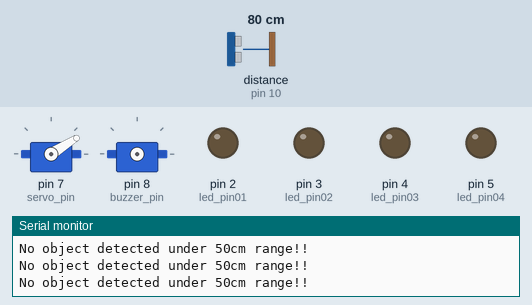
This sketch was run on a simulated Arduino Uno, built with avr-gcc and run on an emulated ATmega328P. Shown: 2 × servo, output pins drawn as LEDs (lit = HIGH), the last lines printed to the serial monitor. Wiring (inferred from the names in the program): ultrasonic range finder: trigger pin 13; echo pin 10; servo: signal pin 8. Inputs (shaded band) come from the test bench; at power-on: distance to the obstacle (sensor on pin 10) 80 cm. The echo pulse lasts 58.3 µs per cm; servo pulses on a pin are drawn as a servo (544–2400 µs = 0–180°); pins used as bus, display or sensor lines are not drawn.

Above: at 1.29 s.
1.3 s: distance to the obstacle (sensor on pin 10) set to 56 cm
4.3 s: distance to the obstacle (sensor on pin 10) set to 46 cm
At 6.81 s:
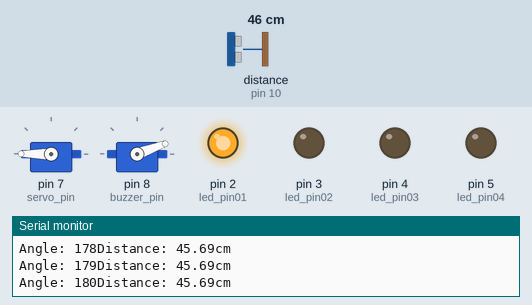
7.3 s: distance to the obstacle (sensor on pin 10) set to 4 cm
At 8.0 s:
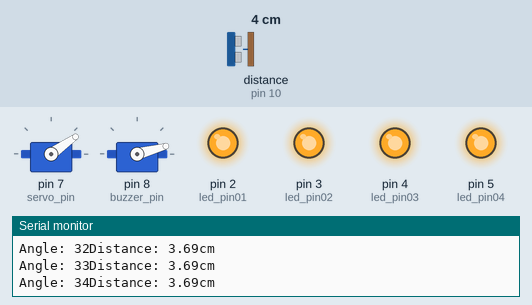
10.3 s: distance to the obstacle (sensor on pin 10) set to 2 cm
At 10.48 s:
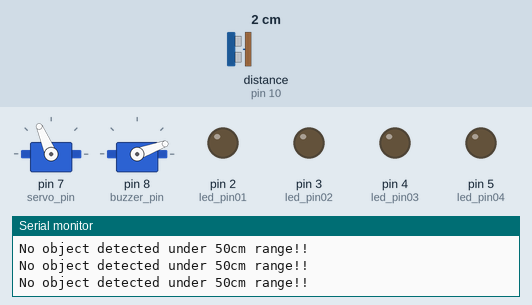
13.3 s: distance to the obstacle (sensor on pin 10) set to 18 cm
At 14.3 s:
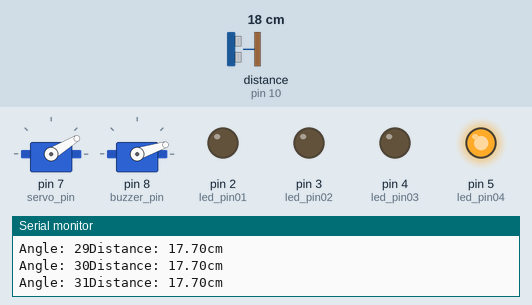
16.3 s: distance to the obstacle (sensor on pin 10) set to 35 cm
At 19.2 s:
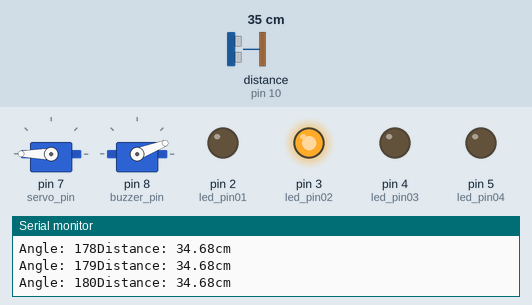
Timing chart, 0 to 22.1 s (numbered marks = the images above; inputs shaded):
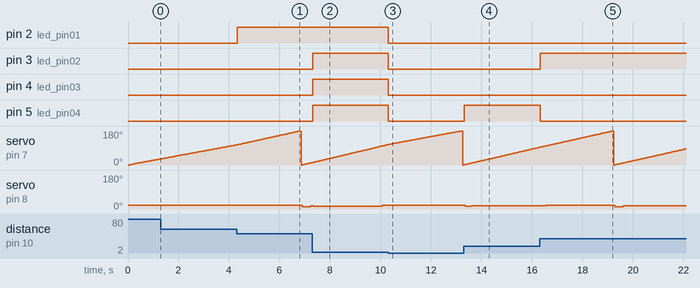

Measured:
- the behaviour switches between 51 and 50 cm on distance to the obstacle (sensor on pin 10) (found by bisection; images 0 and 1)
- the behaviour switches between 3 and 2 cm on distance to the obstacle (sensor on pin 10) (found by bisection; images 2 and 3)
- after the input at 4.3 s, pin 2 (led_pin01): LOW → HIGH at once; servo on pin 8 (buzzer_pin): 21° → 20° after 0.14 s, → 11° 2.4 s later, → 16° 0.34 s later
- after the input at 7.3 s, pin 3 (led_pin02), pin 4 (led_pin03), pin 5 (led_pin04): LOW → HIGH at once; servo on pin 8 (buzzer_pin): 16° → 15° at once, → 20° 2.7 s later
- after the input at 10.3 s, pin 2 (led_pin01), pin 3 (led_pin02), pin 4 (led_pin03), pin 5 (led_pin04): HIGH → LOW at once; servo on pin 8 (buzzer_pin): stays 20° (without the input it goes to 11° after 2.4 s)
- after the input at 13.3 s, pin 5 (led_pin04): LOW → HIGH at once; servo on pin 8 (buzzer_pin): 20° → 14° after 0.06 s, → 18° 0.26 s later
- after the input at 16.3 s, pin 3 (led_pin02): LOW → HIGH at once; pin 5 (led_pin04): HIGH → LOW at once

The sketch:

radar.ino
```cpp
#include <Servo.h>

int led_pin01 = 2;
int led_pin02 = 3;
int led_pin03 = 4;
int led_pin04 = 5;

int buzzer_pin = 8;

int servo_pin = 7;

int trigger_pin = 13;
int echo_pin = 10;

Servo myServo ;

float distance;
long duration;


void setup() {
  Serial.begin(9600);
    pinMode(led_pin01, OUTPUT);
    pinMode(led_pin02, OUTPUT);
    pinMode(led_pin03, OUTPUT);
    pinMode(led_pin04, OUTPUT);

    pinMode(buzzer_pin, OUTPUT);
    pinMode(trigger_pin, OUTPUT);
    pinMode(echo_pin, INPUT);
    myServo.attach(servo_pin);
}

void loop() {
  for(int angle=0; angle<=180; angle +=1){
      ScanAtAngle(angle);
  }

  for(int angle=180; angle>=180; angle-=1){
      ScanAtAngle(angle);
  }


}

//calling ScanAtAngle function
  void ScanAtAngle(int angle){
    myServo.write(angle);
    delay(15);

    //for the generation of ultrasonic wave from sensor
    digitalWrite(trigger_pin,LOW);
    delayMicroseconds(2);
    digitalWrite(trigger_pin,HIGH);
    delayMicroseconds(10);
    digitalWrite(trigger_pin,LOW);


    //reading of echo pin
    duration = pulseIn(echo_pin,HIGH);
    distance = duration * 0.0343 / 2;

      digitalWrite(buzzer_pin,HIGH);
      digitalWrite(led_pin01,LOW);
      digitalWrite(led_pin02,LOW);
      digitalWrite(led_pin03,LOW);
      digitalWrite(led_pin04,LOW);
    //for distance and angle printing
    if(distance <=50 && distance >2){
      Serial.print("Angle: ");
      Serial.print(angle);
      Serial.print("Distance: ");
      Serial.print(distance);
      Serial.println("cm");


    } else {
      Serial.println("No object detected under 50cm range!!");
    }


    //for led alert system
    if(distance <=50 && distance >40){
      digitalWrite(led_pin01,HIGH);
      digitalWrite(buzzer_pin,LOW);
    }
    else if(distance <=40 && distance >30){
      digitalWrite(led_pin02,HIGH);
      digitalWrite(buzzer_pin,LOW);
    }
    else if(distance <=30 && distance >20){
      digitalWrite(led_pin03,HIGH);
      digitalWrite(buzzer_pin,LOW);
    }
    else if(distance <=20 && distance >10){
      digitalWrite(led_pin04,HIGH);
      digitalWrite(buzzer_pin,LOW);
    }
    else if(distance <=10 && distance>2){
      digitalWrite(led_pin01,HIGH);
      digitalWrite(led_pin02,HIGH);
      digitalWrite(led_pin03,HIGH);
      digitalWrite(led_pin04,HIGH);
      digitalWrite(buzzer_pin,LOW);
    }

    delay(15);
  }
```
